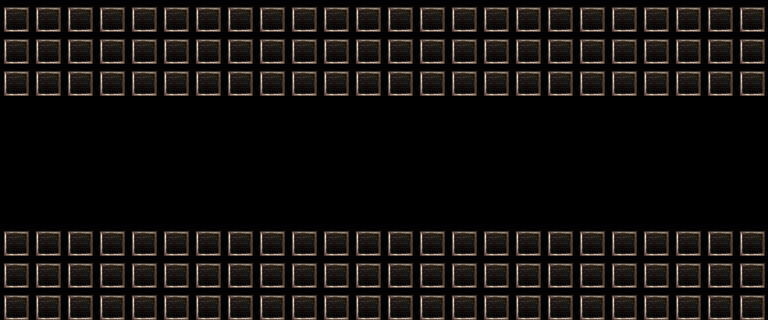

Tiled map render using the project's own tile images. Description and the whole map definition, tile-layer contents included, below:
An orthogonal 24x10 tile map with 32x32 px tiles, 1 tile layer (Camada area jogavel 5).

<map version="1.5" tiledversion="1.7.2" orientation="orthogonal" renderorder="right-down" width="24" height="10" tilewidth="32" tileheight="32" infinite="0" nextlayerid="6" nextobjectid="1">
 <tileset firstgid="1" source="street1.tsx" />
 <layer id="5" name="Camada area jogavel 5" width="24" height="10">
  <data encoding="csv">
69,69,69,69,69,69,69,69,69,69,69,69,69,69,69,69,69,69,69,69,69,69,69,69,
69,69,69,69,69,69,69,69,69,69,69,69,69,69,69,69,69,69,69,69,69,69,69,69,
69,69,69,69,69,69,69,69,69,69,69,69,69,69,69,69,69,69,69,69,69,69,69,69,
0,0,0,0,0,0,0,0,0,0,0,0,0,0,0,0,0,0,0,0,0,0,0,0,
0,0,0,0,0,0,0,0,0,0,0,0,0,0,0,0,0,0,0,0,0,0,0,0,
0,0,0,0,0,0,0,0,0,0,0,0,0,0,0,0,0,0,0,0,0,0,0,0,
0,0,0,0,0,0,0,0,0,0,0,0,0,0,0,0,0,0,0,0,0,0,0,0,
69,69,69,69,69,69,69,69,69,69,69,69,69,69,69,69,69,69,69,69,69,69,69,69,
69,69,69,69,69,69,69,69,69,69,69,69,69,69,69,69,69,69,69,69,69,69,69,69,
69,69,69,69,69,69,69,69,69,69,69,69,69,69,69,69,69,69,69,69,69,69,69,69
</data>
 </layer>
</map>
